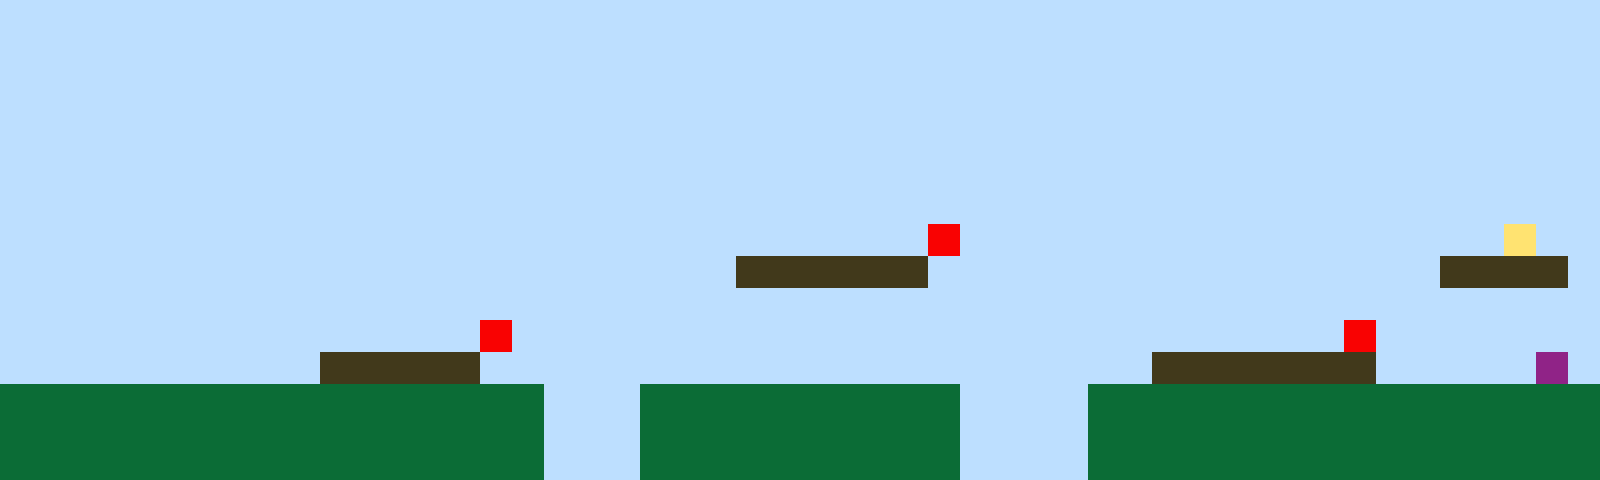

This game map was drawn from its Tiled (.tmx) file and the tilesets committed beside it. A one-line description and the full map source follow:
An orthogonal 50x15 tile map with 32x32 px tiles, 1 tile layer (Tile Layer 1).

<map version="1.10" tiledversion="1.11.2" orientation="orthogonal" renderorder="right-up" width="50" height="15" tilewidth="32" tileheight="32" infinite="0" nextlayerid="2" nextobjectid="1"><editorsettings><export target="map1.csv" format="csv" /></editorsettings><tileset firstgid="1" name="sprites" tilewidth="32" tileheight="32" tilecount="6" columns="3"><image source="sprites.png" width="96" height="64" /></tileset><layer id="1" name="Tile Layer 1" width="50" height="15"><data encoding="csv">1,1,1,1,1,1,1,1,1,1,1,1,1,1,1,1,1,1,1,1,1,1,1,1,1,1,1,1,1,1,1,1,1,1,1,1,1,1,1,1,1,1,1,1,1,1,1,1,1,1,1,1,1,1,1,1,1,1,1,1,1,1,1,1,1,1,1,1,1,1,1,1,1,1,1,1,1,1,1,1,1,1,1,1,1,1,1,1,1,1,1,1,1,1,1,1,1,1,1,1,1,1,1,1,1,1,1,1,1,1,1,1,1,1,1,1,1,1,1,1,1,1,1,1,1,1,1,1,1,1,1,1,1,1,1,1,1,1,1,1,1,1,1,1,1,1,1,1,1,1,1,1,1,1,1,1,1,1,1,1,1,1,1,1,1,1,1,1,1,1,1,1,1,1,1,1,1,1,1,1,1,1,1,1,1,1,1,1,1,1,1,1,1,1,1,1,1,1,1,1,1,1,1,1,1,1,1,1,1,1,1,1,1,1,1,1,1,1,1,1,1,1,1,1,1,1,1,1,1,1,1,1,1,1,1,1,1,1,1,1,1,1,1,1,1,1,1,1,1,1,1,1,1,1,1,1,1,1,1,1,1,1,1,1,1,1,1,1,1,1,1,1,1,1,1,1,1,1,1,1,1,1,1,1,1,1,1,1,1,1,1,1,1,1,1,1,1,1,1,1,1,1,1,1,1,1,1,1,1,1,1,1,1,1,1,1,1,1,1,1,1,1,1,1,1,1,1,1,1,1,1,1,1,1,1,1,1,1,1,1,1,1,1,1,1,1,1,1,1,1,1,1,1,1,1,1,1,1,1,1,1,1,1,1,1,1,1,1,1,1,1,1,1,1,1,1,1,1,1,5,1,1,1,1,1,1,1,1,1,1,1,1,1,1,1,1,1,4,1,1,1,1,1,1,1,1,1,1,1,1,1,1,1,1,1,1,1,1,1,1,1,1,1,3,3,3,3,3,3,1,1,1,1,1,1,1,1,1,1,1,1,1,1,1,1,3,3,3,3,1,1,1,1,1,1,1,1,1,1,1,1,1,1,1,1,1,1,1,1,1,1,1,1,1,1,1,1,1,1,1,1,1,1,1,1,1,1,1,1,1,1,1,1,1,1,1,1,1,1,1,1,1,1,1,1,1,1,1,1,1,1,1,1,1,1,5,1,1,1,1,1,1,1,1,1,1,1,1,1,1,1,1,1,1,1,1,1,1,1,1,1,1,5,1,1,1,1,1,1,1,1,1,1,1,1,1,1,1,1,1,3,3,3,3,3,1,1,1,1,1,1,1,1,1,1,1,1,1,1,1,1,1,1,1,1,1,3,3,3,3,3,3,3,1,1,1,1,1,6,1,2,2,2,2,2,2,2,2,2,2,2,2,2,2,2,2,2,1,1,1,2,2,2,2,2,2,2,2,2,2,1,1,1,1,2,2,2,2,2,2,2,2,2,2,2,2,2,2,2,2,2,2,2,2,2,2,2,2,2,2,2,2,2,2,2,2,2,1,1,1,2,2,2,2,2,2,2,2,2,2,1,1,1,1,2,2,2,2,2,2,2,2,2,2,2,2,2,2,2,2,2,2,2,2,2,2,2,2,2,2,2,2,2,2,2,2,2,1,1,1,2,2,2,2,2,2,2,2,2,2,1,1,1,1,2,2,2,2,2,2,2,2,2,2,2,2,2,2,2,2</data></layer></map>
